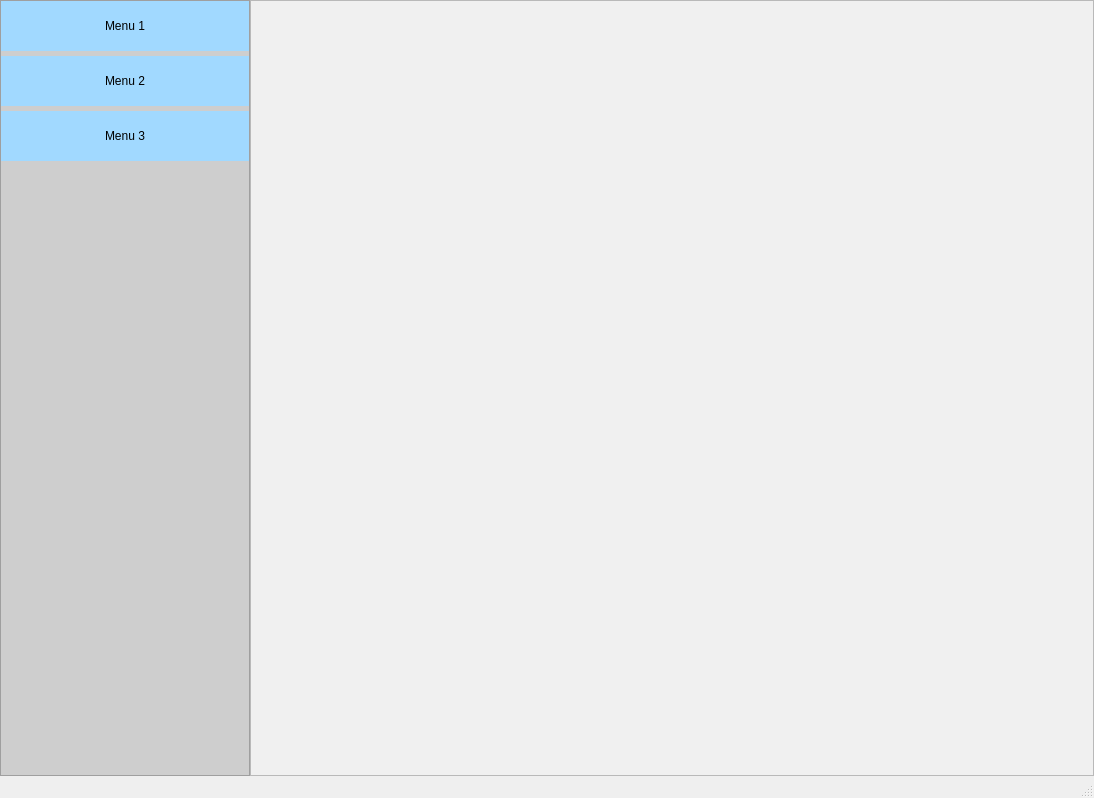
<?xml version="1.0" encoding="UTF-8"?>
<ui version="4.0">
 <class>MainWindow</class>
 <widget class="QMainWindow" name="MainWindow">
  <property name="geometry">
   <rect>
    <x>0</x>
    <y>0</y>
    <width>1094</width>
    <height>798</height>
   </rect>
  </property>
  <property name="windowTitle">
   <string>MainWindow</string>
  </property>
  <widget class="QWidget" name="centralwidget">
   <layout class="QHBoxLayout" name="horizontalLayout">
    <property name="spacing">
     <number>0</number>
    </property>
    <property name="leftMargin">
     <number>0</number>
    </property>
    <property name="topMargin">
     <number>0</number>
    </property>
    <property name="rightMargin">
     <number>0</number>
    </property>
    <property name="bottomMargin">
     <number>0</number>
    </property>
    <item>
     <widget class="QFrame" name="frame_menu">
      <property name="minimumSize">
       <size>
        <width>250</width>
        <height>0</height>
       </size>
      </property>
      <property name="maximumSize">
       <size>
        <width>250</width>
        <height>16777215</height>
       </size>
      </property>
      <property name="styleSheet">
       <string notr="true">QFrame{
	background-color: rgb(206, 206, 206)
}</string>
      </property>
      <property name="frameShape">
       <enum>QFrame::StyledPanel</enum>
      </property>
      <property name="frameShadow">
       <enum>QFrame::Raised</enum>
      </property>
      <layout class="QVBoxLayout" name="verticalLayout">
       <property name="spacing">
        <number>5</number>
       </property>
       <property name="leftMargin">
        <number>0</number>
       </property>
       <property name="topMargin">
        <number>0</number>
       </property>
       <property name="rightMargin">
        <number>0</number>
       </property>
       <property name="bottomMargin">
        <number>0</number>
       </property>
       <item>
        <widget class="QPushButton" name="pushButton_1">
         <property name="styleSheet">
          <string notr="true">QPushButton{
	background-color: rgb(161, 217, 255);
	border: none;
	height: 50px;
}

QPushButton::hover{
	background-color:rgb(138, 186, 218);
}</string>
         </property>
         <property name="text">
          <string>Menu 1</string>
         </property>
        </widget>
       </item>
       <item>
        <widget class="QPushButton" name="pushButton_2">
         <property name="styleSheet">
          <string notr="true">QPushButton{
	background-color: rgb(161, 217, 255);
	border: none;
	height: 50px;
}

QPushButton::hover{
	background-color:rgb(138, 186, 218);
}</string>
         </property>
         <property name="text">
          <string>Menu 2</string>
         </property>
        </widget>
       </item>
       <item>
        <widget class="QPushButton" name="pushButton_3">
         <property name="styleSheet">
          <string notr="true">QPushButton{
	background-color: rgb(161, 217, 255);
	border: none;
	height: 50px;
}

QPushButton::hover{
	background-color:rgb(138, 186, 218);
}</string>
         </property>
         <property name="text">
          <string>Menu 3</string>
         </property>
        </widget>
       </item>
       <item>
        <spacer name="verticalSpacer">
         <property name="orientation">
          <enum>Qt::Vertical</enum>
         </property>
         <property name="sizeHint" stdset="0">
          <size>
           <width>20</width>
           <height>40</height>
          </size>
         </property>
        </spacer>
       </item>
      </layout>
     </widget>
    </item>
    <item>
     <widget class="QFrame" name="frame_content">
      <property name="styleSheet">
       <string notr="true">QFrame{
	background-color:rgb(240, 240, 240)
}</string>
      </property>
      <property name="frameShape">
       <enum>QFrame::StyledPanel</enum>
      </property>
      <property name="frameShadow">
       <enum>QFrame::Raised</enum>
      </property>
     </widget>
    </item>
   </layout>
  </widget>
  <widget class="QMenuBar" name="menubar">
   <property name="geometry">
    <rect>
     <x>0</x>
     <y>0</y>
     <width>1094</width>
     <height>23</height>
    </rect>
   </property>
  </widget>
  <widget class="QStatusBar" name="statusbar"/>
 </widget>
 <resources/>
 <connections/>
</ui>
